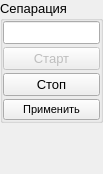
<?xml version="1.0" encoding="UTF-8"?>
<ui version="4.0">
 <class>SPRSeparateControlWidget</class>
 <widget class="QWidget" name="SPRSeparateControlWidget">
  <property name="geometry">
   <rect>
    <x>0</x>
    <y>0</y>
    <width>103</width>
    <height>174</height>
   </rect>
  </property>
  <property name="sizePolicy">
   <sizepolicy hsizetype="Preferred" vsizetype="Ignored">
    <horstretch>0</horstretch>
    <verstretch>0</verstretch>
   </sizepolicy>
  </property>
  <property name="windowTitle">
   <string>Form</string>
  </property>
  <layout class="QVBoxLayout" name="verticalLayout">
   <property name="spacing">
    <number>3</number>
   </property>
   <property name="leftMargin">
    <number>0</number>
   </property>
   <property name="topMargin">
    <number>0</number>
   </property>
   <property name="rightMargin">
    <number>0</number>
   </property>
   <property name="bottomMargin">
    <number>0</number>
   </property>
   <item>
    <widget class="QGroupBox" name="groupBox_13">
     <property name="font">
      <font>
       <pointsize>10</pointsize>
      </font>
     </property>
     <property name="title">
      <string>Сепарация</string>
     </property>
     <layout class="QVBoxLayout" name="verticalLayout_14">
      <property name="spacing">
       <number>3</number>
      </property>
      <property name="leftMargin">
       <number>0</number>
      </property>
      <property name="topMargin">
       <number>0</number>
      </property>
      <property name="rightMargin">
       <number>0</number>
      </property>
      <property name="bottomMargin">
       <number>0</number>
      </property>
      <item>
       <widget class="QLineEdit" name="leRudospustTime">
        <property name="toolTip">
         <string>&lt;html&gt;&lt;head/&gt;&lt;body&gt;&lt;p&gt;Время работы сепарации&lt;/p&gt;&lt;/body&gt;&lt;/html&gt;</string>
        </property>
       </widget>
      </item>
      <item>
       <widget class="QPushButton" name="bSeparateStart">
        <property name="enabled">
         <bool>false</bool>
        </property>
        <property name="toolTip">
         <string>&lt;html&gt;&lt;head/&gt;&lt;body&gt;&lt;p&gt;Начать сепарацию&lt;/p&gt;&lt;/body&gt;&lt;/html&gt;</string>
        </property>
        <property name="text">
         <string>Старт</string>
        </property>
        <property name="icon">
         <iconset resource="icons.qrc">
          <normaloff>:/icons/icons/b_Flag.png</normaloff>:/icons/icons/b_Flag.png</iconset>
        </property>
        <property name="iconSize">
         <size>
          <width>32</width>
          <height>32</height>
         </size>
        </property>
       </widget>
      </item>
      <item>
       <widget class="QPushButton" name="bSeparateStop">
        <property name="toolTip">
         <string>&lt;html&gt;&lt;head/&gt;&lt;body&gt;&lt;p&gt;Остановить сепарацию&lt;/p&gt;&lt;/body&gt;&lt;/html&gt;</string>
        </property>
        <property name="text">
         <string>Стоп</string>
        </property>
        <property name="icon">
         <iconset resource="icons.qrc">
          <normaloff>:/icons/icons/b_Stop_Active.png</normaloff>:/icons/icons/b_Stop_Active.png</iconset>
        </property>
        <property name="iconSize">
         <size>
          <width>32</width>
          <height>32</height>
         </size>
        </property>
       </widget>
      </item>
      <item>
       <widget class="QPushButton" name="bSeparateComplite">
        <property name="font">
         <font>
          <pointsize>8</pointsize>
         </font>
        </property>
        <property name="toolTip">
         <string>&lt;html&gt;&lt;head/&gt;&lt;body&gt;&lt;p&gt;Применить настройки сепарарации при изменении параметров&lt;/p&gt;&lt;/body&gt;&lt;/html&gt;</string>
        </property>
        <property name="text">
         <string>Применить</string>
        </property>
        <property name="icon">
         <iconset resource="icons.qrc">
          <normaloff>:/icons/icons/b_Ok_1.png</normaloff>:/icons/icons/b_Ok_1.png</iconset>
        </property>
        <property name="iconSize">
         <size>
          <width>32</width>
          <height>32</height>
         </size>
        </property>
       </widget>
      </item>
     </layout>
    </widget>
   </item>
   <item>
    <spacer name="verticalSpacer">
     <property name="orientation">
      <enum>Qt::Vertical</enum>
     </property>
     <property name="sizeHint" stdset="0">
      <size>
       <width>20</width>
       <height>40</height>
      </size>
     </property>
    </spacer>
   </item>
  </layout>
 </widget>
 <resources>
  <include location="icons.qrc"/>
 </resources>
 <connections/>
</ui>
